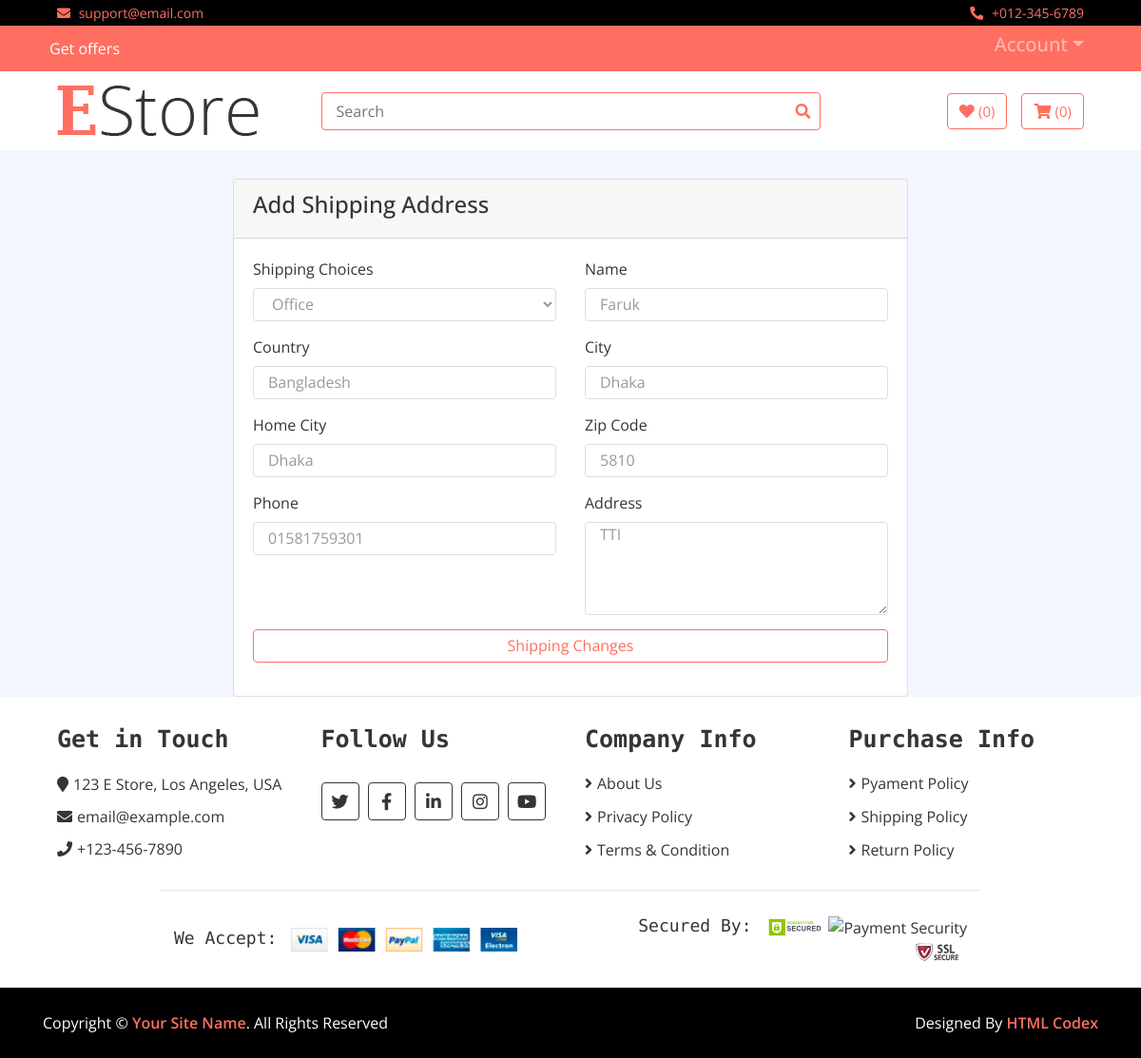
The app's page /checkout/shipping/edit/1/ (signed in) with its own data.
### checkout/models.py (models this page shows, shortened)
class Shipping(models.Model):
    SHIPPING_CHOICES = (('Home', 'Home'), ('Office', 'Office'))
    user = models.ForeignKey(
        User,
        on_delete=models.CASCADE,
        related_name='shipping'
    )
    shipping_choice = models.CharField(_("shipping_choice"), max_length=20, choices=SHIPPING_CHOICES, default='Home')
    name = models.CharField(_("name"), max_length=150)
    country = models.CharField(_("country"), max_length=150)
    city = models.CharField(_("city"), max_length=150)
    home_city = models.CharField(_("home_city"), max_length=150)
    zip_code = models.CharField(_("zip_code"), max_length=15)
    phone = models.CharField(_("phone"), max_length=16)
    address = models.TextField(_("address"), max_length=500)
    created_at = models.DateTimeField(_("created_at"), auto_now_add=True)
    updated_at = models.DateTimeField(_("updated_at"), auto_now=True)
    class Meta:
        ordering = ['id']
        verbose_name_plural = "01. Shipping"

### checkout/views.py (the view, shortened to what this page needs)
# urls.py: path('shipping/edit/<int:id>/', ShippingEditView.as_view(), name='shipping-edit'),
@method_decorator(never_cache, name='dispatch')
class ShippingEditView(LoginRequiredMixin, generic.View):
    login_url = 'login'
    def get(self, request, id, *args, **kwargs):
        shipping = get_object_or_404(Shipping, id=id, user=request.user)
        form = ShippingForm(instance=shipping)
        context = {'form': form, 'shipping': shipping}
        return render(request, 'checkout/shipping.html', context)

### templates/checkout/shipping.html (shortened to what this page needs)
{% extends 'base.html' %}
{% load static %}
{% block content %}
    <div class="shipping-address">
        <div class="container-fluid">
            <div class="row justify-content-center align-items-center">
                <div class="col-lg-8">
                    <div class="card">
                        <div class="card-header">
                            <h4>Add Shipping Address</h4>
                        </div>
                        <div class="card-body">
                        <form method="POST" novalidate>
                                <div class="row">
                                    <div class="col-md-6">
                                        <label>Shipping Choices</label>
                                        {{form.shipping_choice}}
                                    </div>
                                    <div class="col-md-6">
                                        <label>Name</label>
                                        {{form.name}}
                                    </div>
                                    <div class="col-md-6">
                                        <label>Country</label>
                                        {{form.country}}
                                    </div>
                                    <div class="col-md-6">
                                        <label>City</label>
                                        {{form.city}}
                                    </div>
                                    <div class="col-md-6">
                                        <label>Home City</label>
                                        {{form.home_city}}
                                    </div>
                                    <div class="col-md-6">
                                        <label>Zip Code</label>
                                        {{form.zip_code}}
                                    </div>
                                    <div class="col-md-6">
                                        <label>Phone</label>
                                        {{form.phone}}
                                    </div>
                                    <div class="col-md-6">
                                        <label>Address</label>
                                        {{form.address}}
                                    </div>
                                    <div class="col-md-12">
                                        <button class="btn form-control">Shipping Changes</button>
                                    </div>
                                </div>
                            </form>
                        </div>
                    </div>
                </div>
            </div>
        </div>
    </div>
{% endblock content %}

### static/css/style.css (style rules this page uses)
* { list-style: none; text-decoration: none; }
body { color: #353535; font-family: 'Open Sans', sans-serif; font-weight: 400; background: #f3f6ff; }
@media (min-width: 992px) { .container-fluid { padding-right: 60px; padding-left: 60px; } }
.form-control, .custom-select { width: 100%; height: 35px; padding: 0 15px; color: #999999; border: 1px solid #dddddd; margin-bottom: 15px }
.btn { color: #FF6F61; background: #ffffff; border: 1px solid #FF6F61; }
.size-option, .color-option, .btn { outline: none !important; box-shadow: none !important; }

### records on screen
Shipping: shipping_choice "Office", name "Faruk", country "Bangladesh", city "Dhaka", home_city "Dhaka", zip_code "5810", phone "01581759301", address "TTI"

### other values on screen
{{ wish_count|default:"0" }} "0"
{{ cart_count|default:"0" }} "0"
